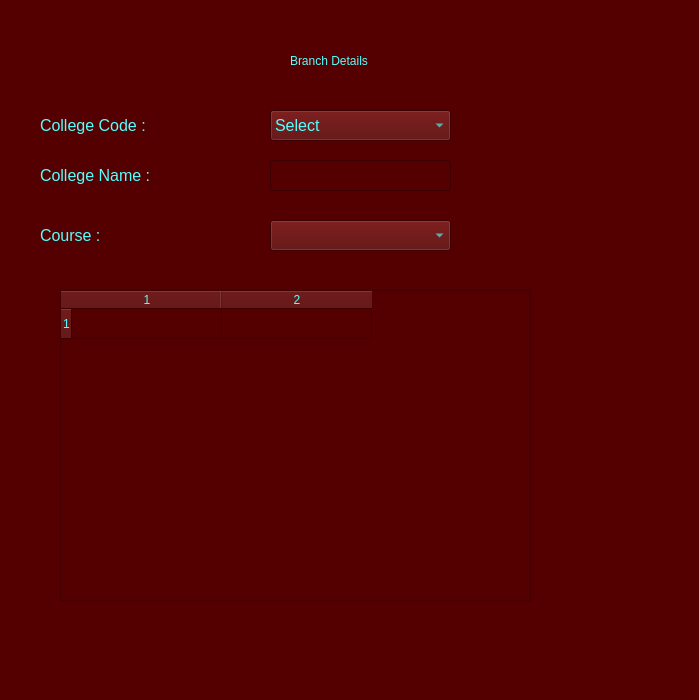
<?xml version="1.0" encoding="UTF-8"?>
<ui version="4.0">
 <class>BranchDetails</class>
 <widget class="QMainWindow" name="BranchDetails">
  <property name="geometry">
   <rect>
    <x>0</x>
    <y>0</y>
    <width>699</width>
    <height>700</height>
   </rect>
  </property>
  <property name="maximumSize">
   <size>
    <width>700</width>
    <height>700</height>
   </size>
  </property>
  <property name="windowTitle">
   <string>Branch Details</string>
  </property>
  <property name="styleSheet">
   <string notr="true">background-color: rgb(85, 0, 0);
font: 12pt &quot;MS Shell Dlg 2&quot;;

color: rgb(85, 255, 255);</string>
  </property>
  <widget class="QWidget" name="centralwidget">
   <widget class="QLabel" name="lblcollegecode">
    <property name="geometry">
     <rect>
      <x>40</x>
      <y>110</y>
      <width>191</width>
      <height>31</height>
     </rect>
    </property>
    <property name="font">
     <font>
      <family>MS Shell Dlg 2</family>
      <pointsize>12</pointsize>
      <weight>50</weight>
      <italic>false</italic>
      <bold>false</bold>
     </font>
    </property>
    <property name="text">
     <string>College Code :</string>
    </property>
   </widget>
   <widget class="QComboBox" name="collegecodecomboBox">
    <property name="geometry">
     <rect>
      <x>270</x>
      <y>110</y>
      <width>181</width>
      <height>31</height>
     </rect>
    </property>
    <property name="font">
     <font>
      <family>MS Shell Dlg 2</family>
      <pointsize>12</pointsize>
      <weight>50</weight>
      <italic>false</italic>
      <bold>false</bold>
     </font>
    </property>
    <item>
     <property name="text">
      <string>Select</string>
     </property>
    </item>
   </widget>
   <widget class="QLabel" name="lblcollegename">
    <property name="geometry">
     <rect>
      <x>40</x>
      <y>160</y>
      <width>181</width>
      <height>31</height>
     </rect>
    </property>
    <property name="font">
     <font>
      <family>MS Shell Dlg 2</family>
      <pointsize>12</pointsize>
      <weight>50</weight>
      <italic>false</italic>
      <bold>false</bold>
     </font>
    </property>
    <property name="text">
     <string>College Name :</string>
    </property>
   </widget>
   <widget class="QLineEdit" name="lineEditCollegeName">
    <property name="geometry">
     <rect>
      <x>270</x>
      <y>160</y>
      <width>181</width>
      <height>31</height>
     </rect>
    </property>
    <property name="font">
     <font>
      <family>MS Shell Dlg 2</family>
      <pointsize>12</pointsize>
      <weight>50</weight>
      <italic>false</italic>
      <bold>false</bold>
     </font>
    </property>
   </widget>
   <widget class="QLabel" name="lblcourse">
    <property name="geometry">
     <rect>
      <x>40</x>
      <y>220</y>
      <width>171</width>
      <height>31</height>
     </rect>
    </property>
    <property name="font">
     <font>
      <family>MS Shell Dlg 2</family>
      <pointsize>12</pointsize>
      <weight>50</weight>
      <italic>false</italic>
      <bold>false</bold>
     </font>
    </property>
    <property name="text">
     <string>Course :</string>
    </property>
   </widget>
   <widget class="QComboBox" name="comboBoxCourse">
    <property name="geometry">
     <rect>
      <x>270</x>
      <y>220</y>
      <width>181</width>
      <height>31</height>
     </rect>
    </property>
    <property name="font">
     <font>
      <family>MS Shell Dlg 2</family>
      <pointsize>12</pointsize>
      <weight>50</weight>
      <italic>false</italic>
      <bold>false</bold>
     </font>
    </property>
   </widget>
   <widget class="QTableWidget" name="tbl">
    <property name="geometry">
     <rect>
      <x>60</x>
      <y>290</y>
      <width>471</width>
      <height>311</height>
     </rect>
    </property>
    <property name="font">
     <font>
      <family>MS Shell Dlg 2</family>
      <pointsize>12</pointsize>
      <weight>50</weight>
      <italic>false</italic>
      <bold>false</bold>
     </font>
    </property>
    <property name="frameShape">
     <enum>QFrame::StyledPanel</enum>
    </property>
    <property name="frameShadow">
     <enum>QFrame::Sunken</enum>
    </property>
    <property name="lineWidth">
     <number>1</number>
    </property>
    <property name="sizeAdjustPolicy">
     <enum>QAbstractScrollArea::AdjustIgnored</enum>
    </property>
    <property name="sortingEnabled">
     <bool>false</bool>
    </property>
    <property name="rowCount">
     <number>1</number>
    </property>
    <property name="columnCount">
     <number>2</number>
    </property>
    <attribute name="horizontalHeaderCascadingSectionResizes">
     <bool>false</bool>
    </attribute>
    <attribute name="horizontalHeaderDefaultSectionSize">
     <number>150</number>
    </attribute>
    <attribute name="horizontalHeaderMinimumSectionSize">
     <number>48</number>
    </attribute>
    <row/>
    <column/>
    <column/>
    <item row="0" column="0">
     <property name="text">
      <string/>
     </property>
    </item>
    <item row="0" column="1">
     <property name="text">
      <string/>
     </property>
    </item>
   </widget>
   <widget class="QLabel" name="label">
    <property name="geometry">
     <rect>
      <x>290</x>
      <y>40</y>
      <width>211</width>
      <height>41</height>
     </rect>
    </property>
    <property name="styleSheet">
     <string notr="true">font: 18pt &quot;MS Shell Dlg 2&quot;;</string>
    </property>
    <property name="text">
     <string>Branch Details</string>
    </property>
   </widget>
  </widget>
  <widget class="QStatusBar" name="statusbar"/>
 </widget>
 <resources/>
 <connections/>
</ui>
